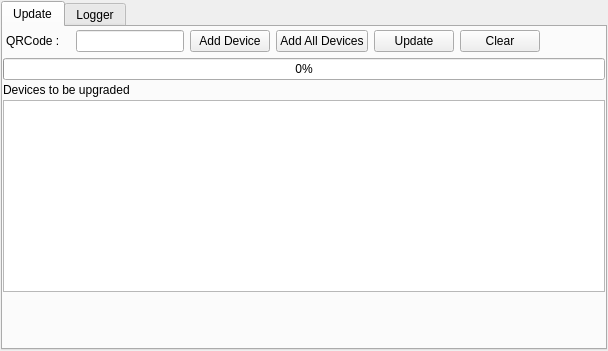
<?xml version="1.0" encoding="UTF-8"?>
<ui version="4.0">
 <class>FirmwareUpdateWidget</class>
 <widget class="QWidget" name="FirmwareUpdateWidget">
  <property name="geometry">
   <rect>
    <x>0</x>
    <y>0</y>
    <width>608</width>
    <height>351</height>
   </rect>
  </property>
  <property name="windowTitle">
   <string>Form</string>
  </property>
  <layout class="QVBoxLayout" name="verticalLayout">
   <property name="spacing">
    <number>1</number>
   </property>
   <property name="leftMargin">
    <number>1</number>
   </property>
   <property name="topMargin">
    <number>1</number>
   </property>
   <property name="rightMargin">
    <number>1</number>
   </property>
   <property name="bottomMargin">
    <number>1</number>
   </property>
   <item>
    <widget class="QTabWidget" name="tabWidget">
     <property name="currentIndex">
      <number>0</number>
     </property>
     <widget class="QWidget" name="tabUpdate">
      <attribute name="title">
       <string>Update</string>
      </attribute>
      <layout class="QVBoxLayout" name="verticalLayout_2">
       <property name="spacing">
        <number>3</number>
       </property>
       <property name="leftMargin">
        <number>0</number>
       </property>
       <property name="topMargin">
        <number>0</number>
       </property>
       <property name="rightMargin">
        <number>0</number>
       </property>
       <property name="bottomMargin">
        <number>0</number>
       </property>
       <item>
        <widget class="QWidget" name="widget" native="true">
         <layout class="QHBoxLayout" name="horizontalLayout">
          <property name="spacing">
           <number>6</number>
          </property>
          <property name="leftMargin">
           <number>3</number>
          </property>
          <property name="topMargin">
           <number>3</number>
          </property>
          <property name="rightMargin">
           <number>3</number>
          </property>
          <property name="bottomMargin">
           <number>3</number>
          </property>
          <item>
           <widget class="QLabel" name="labQRCode">
            <property name="text">
             <string>QRCode :   </string>
            </property>
           </widget>
          </item>
          <item>
           <widget class="QLineEdit" name="lineEditQRCode"/>
          </item>
          <item>
           <widget class="QPushButton" name="btnAddDevice">
            <property name="text">
             <string>Add Device</string>
            </property>
           </widget>
          </item>
          <item>
           <widget class="QPushButton" name="btnAddAllDevices">
            <property name="text">
             <string>Add All Devices</string>
            </property>
           </widget>
          </item>
          <item>
           <widget class="QPushButton" name="btnUdateSelected">
            <property name="text">
             <string>Update</string>
            </property>
           </widget>
          </item>
          <item>
           <widget class="QPushButton" name="btnClear">
            <property name="text">
             <string>Clear</string>
            </property>
           </widget>
          </item>
          <item>
           <spacer name="horizontalSpacer">
            <property name="orientation">
             <enum>Qt::Horizontal</enum>
            </property>
            <property name="sizeHint" stdset="0">
             <size>
              <width>40</width>
              <height>20</height>
             </size>
            </property>
           </spacer>
          </item>
         </layout>
        </widget>
       </item>
       <item>
        <widget class="QProgressBar" name="progressBar">
         <property name="value">
          <number>0</number>
         </property>
        </widget>
       </item>
       <item>
        <widget class="QLabel" name="labDToBeUpdate">
         <property name="text">
          <string>Devices to be upgraded</string>
         </property>
        </widget>
       </item>
       <item>
        <widget class="QTableWidget" name="tableWidgetSelectedDevices">
         <property name="minimumSize">
          <size>
           <width>600</width>
           <height>100</height>
          </size>
         </property>
        </widget>
       </item>
       <item>
        <spacer name="verticalSpacer">
         <property name="orientation">
          <enum>Qt::Vertical</enum>
         </property>
         <property name="sizeHint" stdset="0">
          <size>
           <width>20</width>
           <height>45</height>
          </size>
         </property>
        </spacer>
       </item>
      </layout>
     </widget>
     <widget class="LoggerWidget" name="tabLogger">
      <attribute name="title">
       <string>Logger</string>
      </attribute>
     </widget>
    </widget>
   </item>
  </layout>
 </widget>
 <customwidgets>
  <customwidget>
   <class>LoggerWidget</class>
   <extends>QWidget</extends>
   <header>LoggerWidget.h</header>
  </customwidget>
 </customwidgets>
 <resources/>
 <connections/>
</ui>
